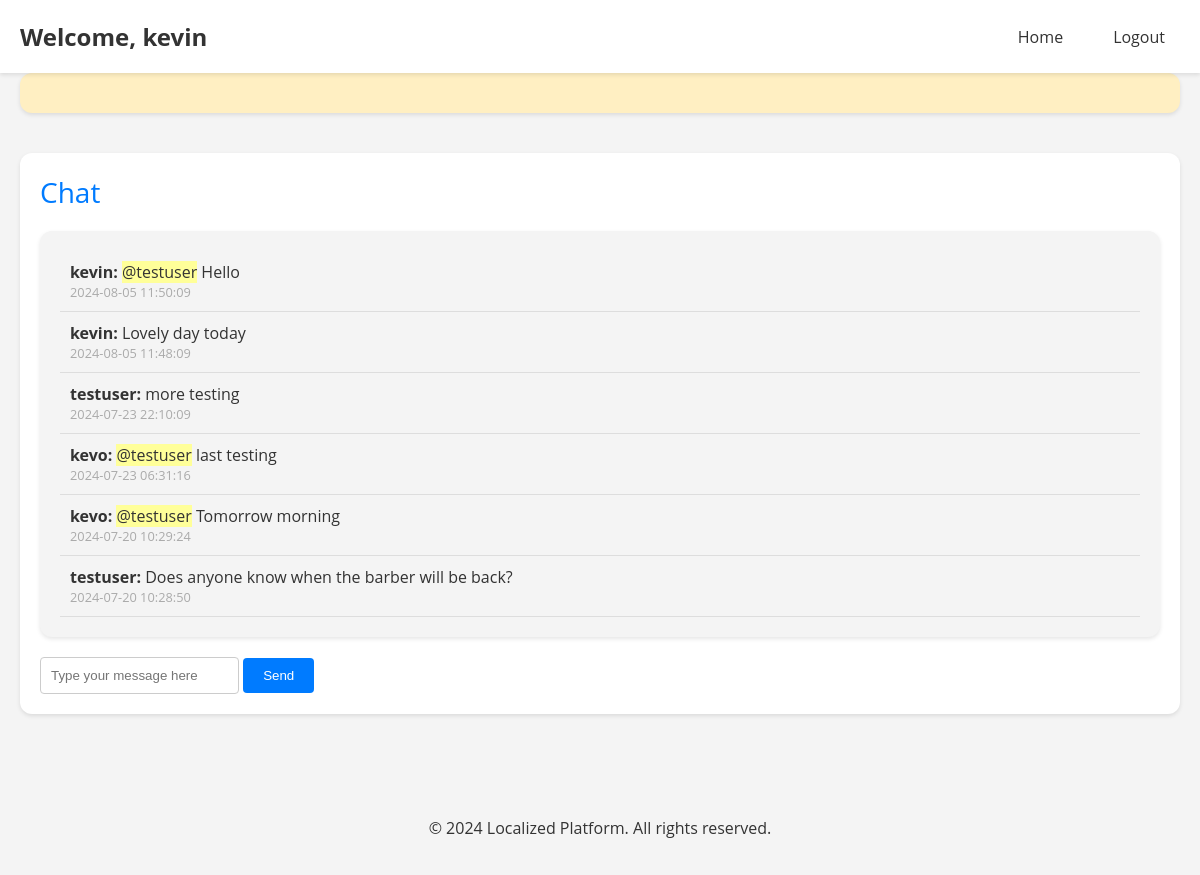
Screenshot of /community.php (signed in) with the database file from the repository.
### tables this page shows
CREATE TABLE `chat_messages` (
  `id` int(11) NOT NULL,
  `username` varchar(50) NOT NULL,
  `message` text NOT NULL,
  `timestamp` timestamp NOT NULL DEFAULT current_timestamp()
);

### community.php (the view, shortened to what this page needs)
<!DOCTYPE html>
<html lang="en">
<head>
    <link rel="stylesheet" href="css/community.css">
</head>
<body>
    <header class="header">
        <div class="container">
            <h1>Welcome, <?php echo htmlspecialchars($_SESSION['username']); ?></h1>
            <nav class="nav">
                <ul>
                    <li><a href="index.php">Home</a></li>
                    <li><a href="php/logout.php">Logout</a></li>
                </ul>
            </nav>
        </div>
    </header>
    <main>
        <div class="container">
            <div id="notifications" class="notifications-section">
            </div>
            <section class="section chat-section">
                <div class="section-header">Chat</div>
                <div class="section-content">
                    <?php
                    include 'php/config.php';
                    $stmt = $conn->prepare("SELECT username, message, timestamp FROM chat_messages ORDER BY timestamp DESC");
                    $stmt->execute();
                    $stmt->bind_result($username, $message, $timestamp);
                    while ($stmt->fetch()) {
                        $content = preg_replace('/@(\w+)/', '<span class="mention">@$1</span>', htmlspecialchars($message));
                        echo '<div class="message">';
                        echo '<strong>' . htmlspecialchars($username) . ':</strong> ';
                        echo '<span>' . $content . '</span>';
                        echo '<div class="timestamp">' . $timestamp . '</div>';
                        echo '</div>';
                    }
                    ?>
                </div>
                <div class="form">
                    <form action="php/post_message.php" method="post">
                        <input type="text" name="message" placeholder="Type your message here" required>
                        <button type="submit">Send</button>
                    </form>
                </div>
            </section>
        </div>
    </main>
    <footer>
        <div class="container footer-links">
        </div>
        <p>&copy; 2024 Localized Platform. All rights reserved.</p>
    </footer>
</body>
</html>

### css/community.css (style rules this page uses)
body { font-family: 'Open Sans', 'Segoe UI', Tahoma, Geneva, Verdana, sans-serif; margin: 0; padding: 0; background-color: #f4f4f4; color: #333; }
.container { max-width: 1200px; margin: 0 auto; padding: 0 20px; }
header { background: #fff; color: #333; padding: 20px 0; box-shadow: 0 2px 4px rgba(0, 0, 0, 0.1); position: sticky; top: 0; z-index: 1000; }
.header .container { display: flex; justify-content: space-between; align-items: center; max-width: 1200px; margin: 0 auto; padding: 0 20px; }
.header h1 { font-size: 24px; margin: 0; color: #333; }
.nav ul { list-style: none; padding: 0; margin: 0; display: flex; }
.nav ul li { margin-left: 20px; }
.nav ul li a { color: #333; text-decoration: none; padding: 10px 15px; border-radius: 4px; transition: background 0.3s; }
.section { margin: 40px 0; padding: 20px; background: #fff; border-radius: 12px; box-shadow: 0 2px 4px rgba(0, 0, 0, 0.1); }
.section-header { margin-bottom: 20px; font-size: 28px; color: #007bff; }
.section-content { max-height: 500px; overflow-y: auto; margin-bottom: 20px; padding: 20px; background: #f4f4f4; border-radius: 12px; box-shadow: 0 2px 4px rgba(0, 0, 0, 0.1); }
.message { padding: 10px; border-bottom: 1px solid #ddd; }
.timestamp { font-size: 0.8em; color: #aaa; }
.form { display: flex; align-items: center; gap: 10px; }
.form input[type="text"] { flex-grow: 1; padding: 10px; border: 1px solid #ccc; border-radius: 4px; }
.form button { padding: 10px 20px; background: #007bff; color: white; border: none; border-radius: 4px; cursor: pointer; transition: background 0.3s; }
.message .mention { background-color: #ffff99; }
.notifications-section { margin-bottom: 20px; padding: 20px; background: #ffefc2; border-radius: 12px; box-shadow: 0 2px 4px rgba(0, 0, 0, 0.1); }
footer { text-align: center; padding: 20px 0; background: #f4f4f4; color: #333; }

### rows the page displays
chat_messages: username "kevin", message "@testuser Hello", timestamp "2024-08-05 11:50:09"
chat_messages: username "kevin", message "Lovely day today", timestamp "2024-08-05 11:48:09"
chat_messages: username "testuser", message "more testing", timestamp "2024-07-23 22:10:09"
chat_messages: username "kevo", message "@testuser last testing", timestamp "2024-07-23 06:31:16"
chat_messages: username "kevo", message "@testuser Tomorrow morning", timestamp "2024-07-20 10:29:24"
chat_messages: username "testuser", message "Does anyone know when the barber will be back?", timestamp "2024-07-20 10:28:50"

### other values shown
$_SESSION['username'] "kevin"
